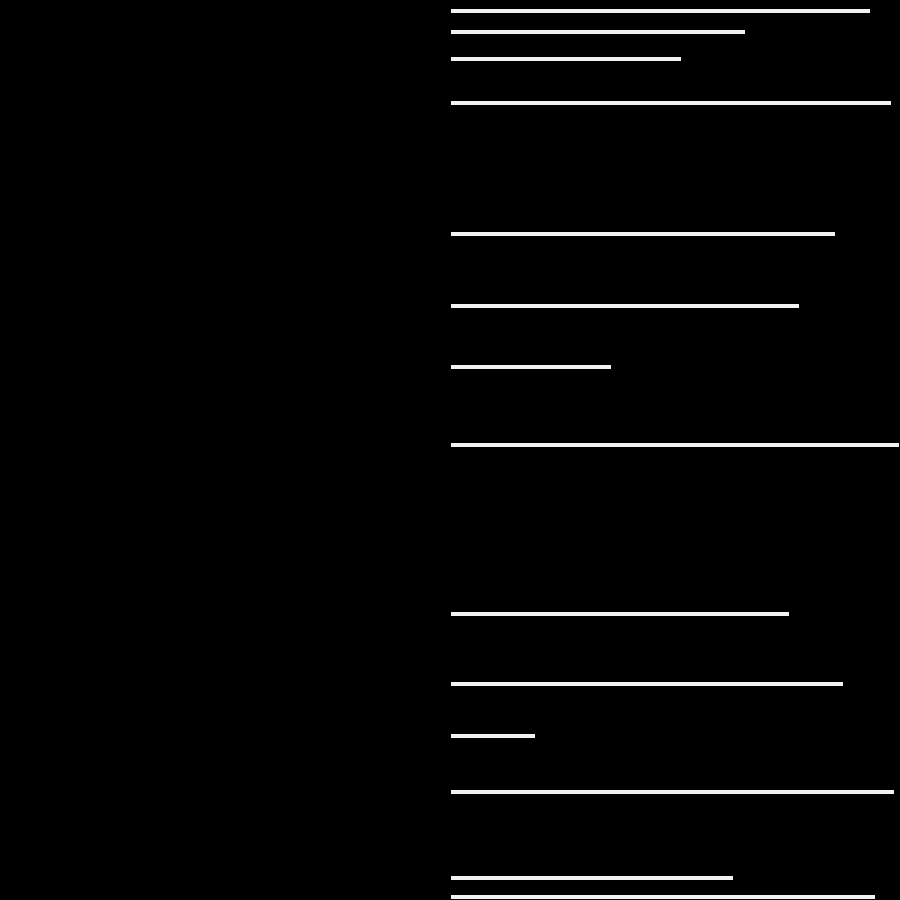
Frame 1 (no input)
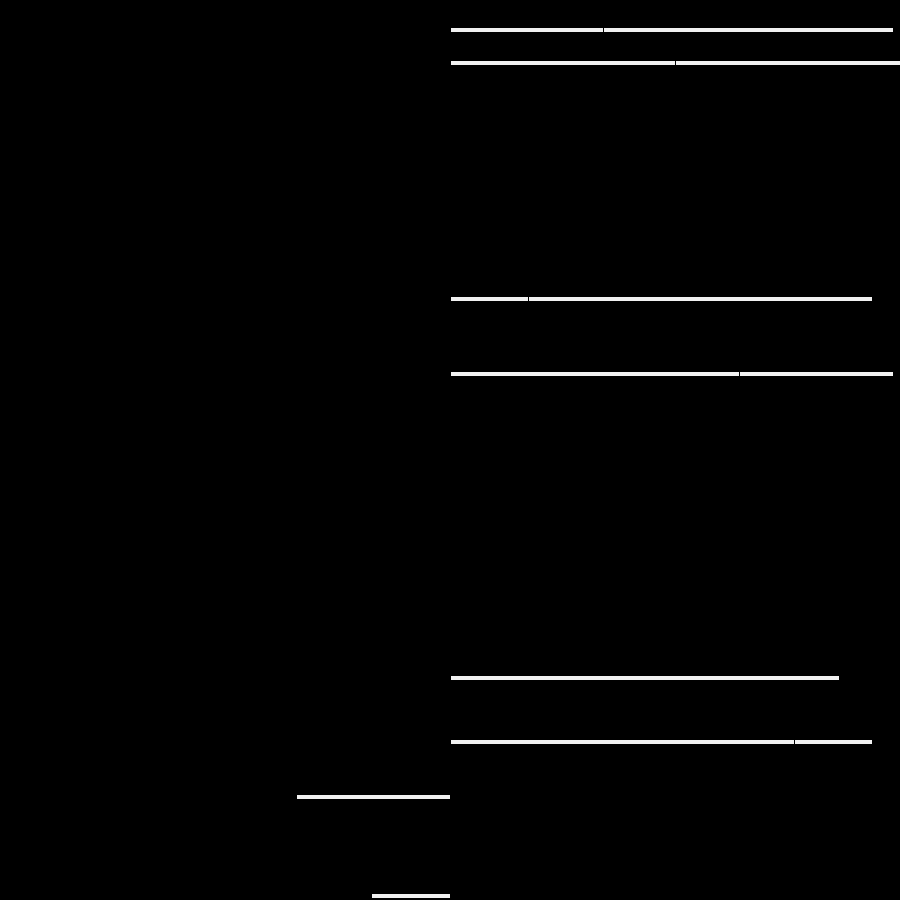
Frame 60 (the mouse pressed at the canvas centre just before this capture)
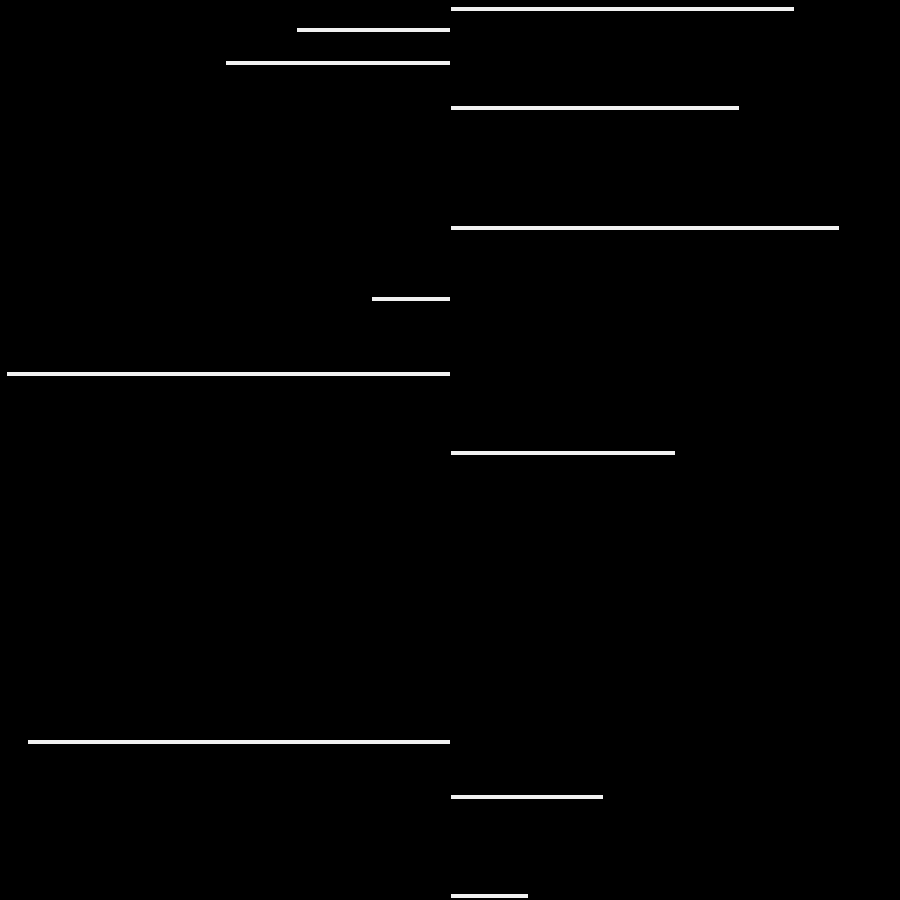
Frame 120 (the mouse held since frame 60 and released just before this capture)

The Processing sketch that drew these frames (run headless with seeded random() and noise(); from frame 60 on, the mouse is pressed at the canvas centre):

// Processing sketch: sketch_04_06_wavefigure
// ── sketch_04_06_wavefigure.pde
color bg = #000000;
color fg = #f1f1f1;

void setup() {
  size(900, 900);
  background(bg);
}

void draw() {
  background(bg);
  translate(width/2, height/2);

  float amount = 15;
  float magnitude = 450;

  fill(fg);

  for (int i = 0; i < amount; i++) {

    float wave1 = sin(radians(frameCount + i * 10)) * magnitude;
    float wave2 = cos(radians(frameCount + i * 50)) * magnitude;

    rect(0, wave2, wave1, 5);

    wave1++;
  }
}
